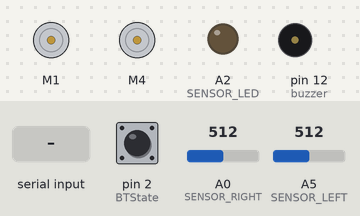
Bench run of a sketch on a simulated Arduino Uno, built with avr-gcc and run on an emulated ATmega328P. Parts: 2 × DC motor (green arrow = forward, orange = backward, longer = faster), output pins drawn as LEDs (lit = HIGH), buzzer (waves = sounding, pin HIGH). Inputs (shaded band) come from the test bench; at power-on: A0 (SENSOR_RIGHT) = 512, A5 (SENSOR_LEFT) = 512, pin 2 (BTState) HIGH. What the sketch prints to the serial monitor is not drawn.

Above: at 1.2 s.
1.3 s: "u" received over the second serial link
At 1.8 s:
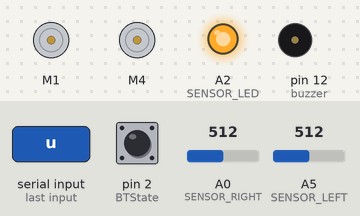
4.3 s: A0 (SENSOR_RIGHT) set to 108
7.3 s: A0 (SENSOR_RIGHT) set to 92
At 8.3 s:
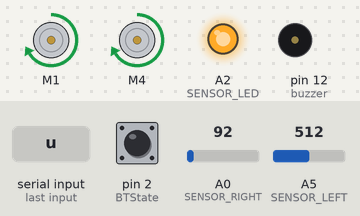
10.3 s: A5 (SENSOR_LEFT) set to 106
13.3 s: A5 (SENSOR_LEFT) set to 89
At 13.5 s:
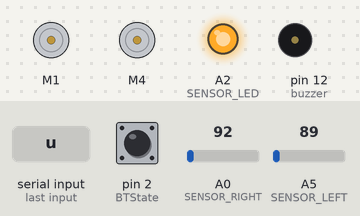
15.5 s: A0 (SENSOR_RIGHT) set to 122
At 16.0 s:
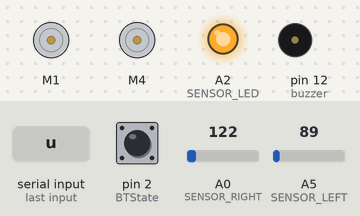
Timing chart, 0 to 19.5 s (numbered marks = the images above; inputs shaded):
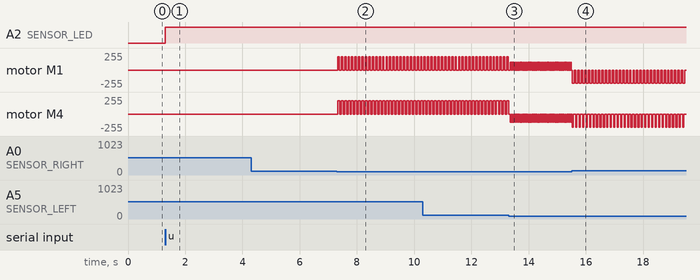

Measured:
- the behaviour switches between 101 and 100 on A0 (SENSOR_RIGHT) (found by bisection; images 1 and 2)
- the behaviour switches between 100 and 99 on A5 (SENSOR_LEFT) (found by bisection; images 2 and 3)
- after the input at 1.3 s, A2 (SENSOR_LED): LOW → HIGH at once
- after the input at 7.3 s, motor M1: alternates forward 200/255 for 0.05 s and stopped for 0.07 s, starting at once; motor M4: alternates forward 200/255 for 0.07 s and stopped for 0.05 s, starting at once
- after the input at 13.3 s, motor M1: alternates forward 120/255 for 0.03 s and stopped for 0.03 s, starting after 0.06 s; motor M4: alternates backward 120/255 for 0.03 s and stopped for 0.03 s, starting after 0.06 s
- after the input at 15.5 s, motor M1: alternates backward 200/255 for 0.07 s and stopped for 0.05 s, starting at once; motor M4: alternates backward 200/255 for 0.04 s and stopped for 0.08 s, starting at once

The sketch:

Car_Remote_And_Tracking.ino
```cpp
#include <AFMotor.h>
#include <SoftwareSerial.h>

#define MOTOR_LEFT 4
#define MOTOR_RIGHT 1
#define SENSOR_SENSITIVITY 100  // below this value the sensor has not touched the line (Between 35 - 50)
#define SENSOR_LEFT 19  // left sensor A0
#define SENSOR_RIGHT 14   // right sensor A5
#define SENSOR_LED A2

// Define motor ports
AF_DCMotor motorRight(1);
AF_DCMotor motorLeft(4);

SoftwareSerial mySerial(A3, A4); // RX, TX

enum directions { forward = 1, backward, left, right, stopped };

const int buzzer = 12 ;   // Define o Pino 13 como pino do Buzzer.
const int BTState = 2;    // Define o Pino 2 como o pino de comunicação do Bluetooth.

// Variáveis Úteis
int i = 0;
int j = 0;
int state_rec;
int vSpeed = 200;   // Define velocidade padrão 0 < x < 255.
char state;

boolean lineTracking = false;
int sensorValueRight = 0; // variable to store the value coming from the sensor
int sensorValueLeft = 0;

void moveMotor(int moveDirection){
  motorRight.setSpeed(vSpeed);
  motorLeft.setSpeed(vSpeed);
  switch(moveDirection)
  {
    case forward:
          motorLeft.run(FORWARD);
          motorRight.run(BACKWARD);
      break;
    case backward:
          motorLeft.run(BACKWARD);
          motorRight.run(FORWARD);
      break;
    case right:
          motorLeft.run(FORWARD);
          motorRight.run(RELEASE);
      break;
    case left:
          motorLeft.run(RELEASE);
          motorRight.run(BACKWARD);
      break;
    case stopped:
          motorRight.run(RELEASE);
          motorLeft.run(RELEASE);
      break;
  }
}

void moveMotorBySensor(int moveDirection){
 if(mySerial.read() == 'u'){
    lineTracking = false;
    return;
  }
  motorRight.setSpeed(200);
  motorLeft.setSpeed(200);
  switch(moveDirection)
  {
    case forward:
          motorRight.setSpeed(120);
          motorLeft.setSpeed(120);
          motorLeft.run(BACKWARD);
          motorRight.run(FORWARD);
          delay(25);
          motorRight.run(RELEASE);
          motorLeft.run(RELEASE);
          delay(30);
          break;
    case left:
          motorLeft.run(FORWARD);
          motorRight.run(FORWARD);
          delay(50);
          motorLeft.run(FORWARD);
          motorRight.run(RELEASE);
          delay(20);
          motorRight.run(RELEASE);
          motorLeft.run(RELEASE);
          delay(50);
      break;
    case right:
          motorLeft.run(BACKWARD);
          motorRight.run(BACKWARD);
          delay(40);
          motorLeft.run(RELEASE);
          motorRight.run(BACKWARD);
          delay(30);
          motorRight.run(RELEASE);
          motorLeft.run(RELEASE);
          delay(50);
      break;
    case stopped:
          motorRight.run(RELEASE);
          motorLeft.run(RELEASE);
          delay(100);
      break;
  }
}

int moveDirection(){
  sensorValueRight = analogRead (SENSOR_LEFT);
  sensorValueLeft = analogRead (SENSOR_RIGHT);

 /* Serial.println("Right:");
  Serial.println(sensorValueRight, DEC);

  Serial.println("Left:");
  Serial.println(sensorValueLeft, DEC); */

  if(sensorValueRight < SENSOR_SENSITIVITY && sensorValueLeft < SENSOR_SENSITIVITY){  // not touch line
     return forward;
  }else if(sensorValueRight > SENSOR_SENSITIVITY && sensorValueLeft > SENSOR_SENSITIVITY){  // both sensor touch line (must stop)
     return stopped;
  }else if(sensorValueRight < SENSOR_SENSITIVITY){  // Turn right (left sensor triggered)
     return right;
  }

  // Turn left
  return left;
}


void setup() {
  // Inicializa as portas como entrada e saída.
  pinMode(buzzer, OUTPUT);
  pinMode(BTState, INPUT);
  pinMode(SENSOR_LED, OUTPUT);

  // Define speed for both motor dc
  motorRight.setSpeed(vSpeed);
  motorLeft.setSpeed(vSpeed);

  // Inicializa a comunicação serial em 9600 bits.
  Serial.begin(9600);
  mySerial.begin(38400);
}

void loop() {
  // Para o caso quando a conexão com Bluetooth é perdida ou desconectada.
  if (digitalRead(BTState) == LOW && lineTracking == false) {
    state_rec = 'S';
  }

  // Salva os valores da variável 'state'
  if (mySerial.available() > 0) {
    state_rec = mySerial.read();
    state = state_rec;
    //   Serial.println(vSpeed);
  }

  // Altera a velocidade de acordo com valores especificados.
  if (state == '0') {
    vSpeed = 0;
  }
  else if (state == '4') {
    vSpeed = 100;
  }
  else if (state == '6') {
    vSpeed = 155;
  }
  else if (state == '7') {
    vSpeed = 180;
  }
  else if (state == '8') {
    vSpeed = 200;
  }
  else if (state == '9') {
    vSpeed = 230;
  }
  else if (state == 'q') {
    vSpeed = 255;
  }

  if (state != 'S') {
    Serial.print(state);
  }

  if(state == 'U' || state == 'u') { // Adaptado para acionar tracking
    lineTracking = !lineTracking;
  }

  if(lineTracking){
    digitalWrite(SENSOR_LED, HIGH); // TRACKING SENSOR ON
    moveMotorBySensor(moveDirection());
  } else {
    digitalWrite(SENSOR_LED, LOW); // TRACKING SENSOR OFF
    // Se o estado recebido for igual a 'F', o carro se movimenta para frente.
    if (state == 'F') {
      moveMotor(1);
    }

    else if (state == 'I') {  // Se o estado recebido for igual a 'I', o carro se movimenta para Frente Esquerda.
      moveMotor(3);
    }

    else if (state == 'G') {   // Se o estado recebido for igual a 'G', o carro se movimenta para Frente Direita.
      moveMotor(2);
    }

    else if (state == 'B') { // Se o estado recebido for igual a 'B', o carro se movimenta para trás.
      moveMotor(2);
    }

    else if (state == 'H') {  // Se o estado recebido for igual a 'H', o carro se movimenta para Trás Esquerda.

    }

    else if (state == 'J') {  // Se o estado recebido for igual a 'J', o carro se movimenta para Trás Direita.

    }

    else if (state == 'L') {   // Se o estado recebido for igual a 'L', o carro se movimenta para esquerda.
       moveMotor(4);
    }
    else if (state == 'R') {   // Se o estado recebido for igual a 'R', o carro se movimenta para direita.
       moveMotor(3);
    }
    else if (state == 'S') {   // Se o estado recebido for igual a 'S', o carro permanece parado.
       moveMotor(5);
    }

    else if (state == 'V') { // Se o estado recebido for iguala 'V', aciona a buzina.
      if (j == 0) {
        tone(buzzer, 1000);
        j = 1;
      }
      else if (j == 1) {
        noTone(buzzer);
        j = 0;
      }
      state = 'n';
    }

  }

}
```
